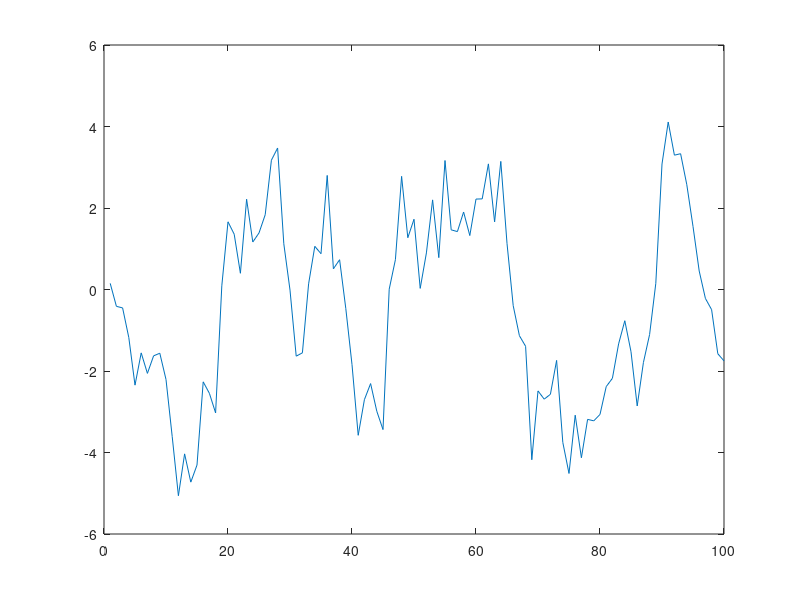

Reproduce this figure in MATLAB. (Note: this script raises an error after producing the figure.)
%% SETAR(2;1;1)
N = 100;
e = randn(N,1);
x = zeros(N,1);

% Parameters 
r1 = 0; % threshold
a0 = [-1.0, 1.0]; % coefficients a_0^J
a1 = [0.6, 0.4]; % coefficients a_1^J

% Initialize the process depending on the regime
if 0 <= r1
    x(1) = sqrt(1 / (1 - a1(1)^2)) * e(1);
else
    x(1) = sqrt(1 / (1 - a1(2)^2)) * e(1);
end

% Simulate the process
for n=2:N
    if x(n-1) <= r1
        x(n) = a0(1) + a1(1)*x(n-1) + e(n);
    else
        x(n) = a0(2) + a1(2)*x(n-1) + e(n);
    end
end

% Plot
figure(1)
plot(x)
yline(r1, 'k--')
xlabel("Time")
ylabel("x_t")
title("Simulation of SETAR(2;1;1)")

%% IGAR(2;1) 
N = 100;
e = randn(N,1);
x = zeros(N,1);

% Regime probabilites
p1 = 0.8;
p2 = 1 - p1;

% Model parameters
a0 = [-1.0, 1.0];
a1 = [0.6, 0.4];

% Regimes
u = rand(N,1);
r = (u <= p2) + 1;

% Initialize the process depending on the regime
if r(1) == 1
    x(1) = sqrt(1 / (1 - a1(1)^2)) * e(1);
else
    x(1) = sqrt(1 / (1 - a1(2)^2)) * e(1);
end

% Simulate the process
for n=2:N
    if r(n) == 1
        x(n) = a0(1) + a1(1)*x(n-1) + e(n);
    else
        x(n) = a0(2) + a1(2)*x(n-1) + e(n);
    end
end

figure(2)
subplot(2,1,1)
plot(x)
ylabel("x_t")
title("IGAR(2;1)")

subplot(2,1,2)
stairs(r)
ylim([0.8, 2.2])
xlabel("Time")
ylabel("Regime")

%% MMAR(2;1)
N = 100;
e = randn(N,1);
x = zeros(N,1);

% Transition probabilites
P = [0.9, 0.5;
    0.1, 0.5];

% Predetermine regimes
u = rand(N,1);
r = zeros(N,1);
r(1) = 1;
for n=2:N
    state = r(n-1);
    other_state = max(1, (2-state)*2);
    if u(n) <= P(state, state)
        r(n) = state;
    else 
        r(n) = other_state;
    end
end

% Parameters
a0 = [-1.0, 1.0];
a1 = [0.6, 0.4];

x(1) = sqrt(1 / (1 - a1(1)^2)) * e(1);

% Simulate the process
for n=2:N
    if r(n) == 1
        x(n) = a0(1) + a1(1)*x(n-1) + e(n);
    else
        x(n) = a0(2) + a1(2)*x(n-1) + e(n);
    end
end

figure(3)
subplot(2,1,1)
plot(x)
title("MMAR(2;1)")
ylabel("x_t")

subplot(2,1,2)
stairs(r)
ylim([0.8, 2.2])
xlabel("Time")